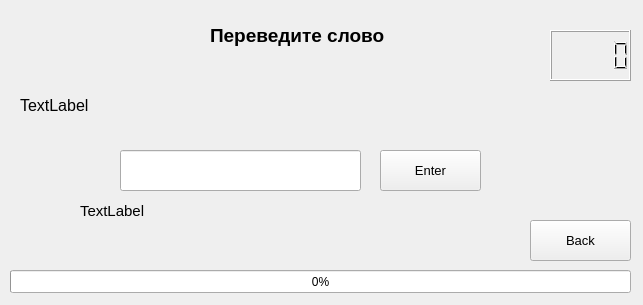
<?xml version="1.0" encoding="UTF-8"?>
<ui version="4.0">
 <class>FormClearTranslator</class>
 <widget class="QWidget" name="FormClearTranslator">
  <property name="geometry">
   <rect>
    <x>0</x>
    <y>0</y>
    <width>643</width>
    <height>305</height>
   </rect>
  </property>
  <property name="windowTitle">
   <string>Form</string>
  </property>
  <widget class="QLabel" name="label">
   <property name="geometry">
    <rect>
     <x>210</x>
     <y>20</y>
     <width>221</width>
     <height>31</height>
    </rect>
   </property>
   <property name="font">
    <font>
     <family>Microsoft YaHei UI</family>
     <pointsize>14</pointsize>
     <weight>75</weight>
     <bold>true</bold>
    </font>
   </property>
   <property name="text">
    <string>Переведите слово</string>
   </property>
  </widget>
  <widget class="QLabel" name="labelTask">
   <property name="geometry">
    <rect>
     <x>20</x>
     <y>80</y>
     <width>301</width>
     <height>51</height>
    </rect>
   </property>
   <property name="font">
    <font>
     <family>Microsoft YaHei UI</family>
     <pointsize>12</pointsize>
    </font>
   </property>
   <property name="text">
    <string>TextLabel</string>
   </property>
   <property name="wordWrap">
    <bool>true</bool>
   </property>
  </widget>
  <widget class="QLineEdit" name="lineAnswer">
   <property name="geometry">
    <rect>
     <x>120</x>
     <y>150</y>
     <width>241</width>
     <height>41</height>
    </rect>
   </property>
   <property name="font">
    <font>
     <family>Microsoft YaHei UI</family>
     <pointsize>12</pointsize>
    </font>
   </property>
  </widget>
  <widget class="QProgressBar" name="progressBar">
   <property name="geometry">
    <rect>
     <x>10</x>
     <y>270</y>
     <width>621</width>
     <height>23</height>
    </rect>
   </property>
   <property name="value">
    <number>0</number>
   </property>
  </widget>
  <widget class="QPushButton" name="btnEnter">
   <property name="geometry">
    <rect>
     <x>380</x>
     <y>150</y>
     <width>101</width>
     <height>41</height>
    </rect>
   </property>
   <property name="font">
    <font>
     <family>Microsoft YaHei UI</family>
     <pointsize>10</pointsize>
    </font>
   </property>
   <property name="text">
    <string>Enter</string>
   </property>
  </widget>
  <widget class="QPushButton" name="btnBack">
   <property name="geometry">
    <rect>
     <x>530</x>
     <y>220</y>
     <width>101</width>
     <height>41</height>
    </rect>
   </property>
   <property name="font">
    <font>
     <family>Microsoft YaHei UI</family>
     <pointsize>10</pointsize>
    </font>
   </property>
   <property name="text">
    <string>Back</string>
   </property>
  </widget>
  <widget class="QLabel" name="labelRightAnswer">
   <property name="geometry">
    <rect>
     <x>80</x>
     <y>200</y>
     <width>281</width>
     <height>21</height>
    </rect>
   </property>
   <property name="font">
    <font>
     <family>Microsoft YaHei UI</family>
     <pointsize>11</pointsize>
    </font>
   </property>
   <property name="text">
    <string>TextLabel</string>
   </property>
   <property name="wordWrap">
    <bool>true</bool>
   </property>
  </widget>
  <widget class="QLCDNumber" name="lcdNumber">
   <property name="geometry">
    <rect>
     <x>550</x>
     <y>30</y>
     <width>81</width>
     <height>51</height>
    </rect>
   </property>
  </widget>
 </widget>
 <resources/>
 <connections/>
</ui>
